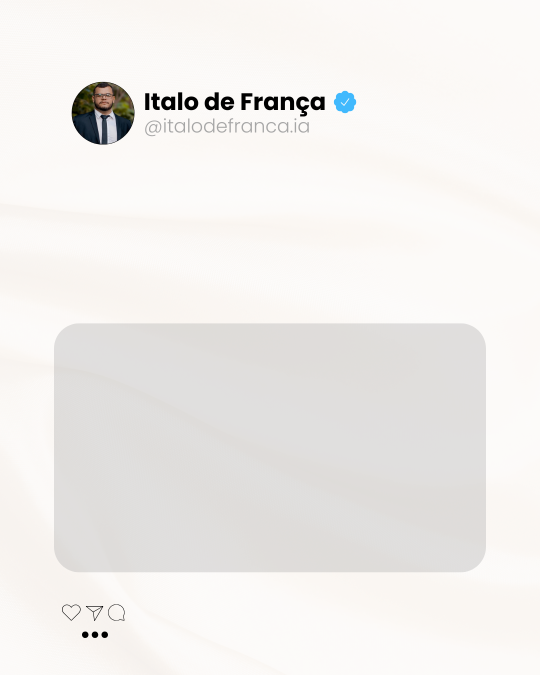
#> input picture Ney Italo de França - Post Twitter.png, 1080 x 1350 px, found by its file name (shown at 1/2 size); the run also reads 1 picture not shown here
$ python 'POST_AUTOMÁTICOS.py'
#> lines starting #> are read from the running program, lines starting #| are printed output that depends on the picture; after the words box and inside, x2 and y2 are one past the last pixel; in counts of white or black regions, pixels touching at a corner belong together; pictures that were not available may be replaced by others from this repository, and a replacement may not be noted
from PIL import Image, ImageDraw, ImageFont, ImageOps
import textwrap
import os

def draw_text_with_wrapping(draw, text, font, max_width, x, y, max_height, line_spacing=10):
    lines = []
    for paragraph in text.split('\n'):
        wrapped = textwrap.wrap(paragraph, width=100)
        for line in wrapped:
            while True:
                line_width = font.getbbox(line)[2] - font.getbbox(line)[0]
                if line_width <= max_width:
                    break
                cutoff = len(line)
                while cutoff > 0 and (font.getbbox(line[:cutoff])[2] - font.getbbox(line[:cutoff])[0]) > max_width:
                    cutoff -= 1
                lines.append(line[:cutoff])
                line = line[cutoff:]
            lines.append(line)

    for line in lines:
        if y + (font.getbbox(line)[3] - font.getbbox(line)[1]) > max_height:
            break
        draw.text((x, y), line, font=font, fill=(0, 0, 0))
        line_height = font.getbbox(line)[3] - font.getbbox(line)[1]
        y += line_height + line_spacing
    return y

def add_rounded_image_fixed(base_img, add_img_path, box, radius=30):
    x0, y0, x1, y1 = box
    target_width = x1 - x0
    target_height = y1 - y0

    add_img = Image.open(add_img_path).convert("RGBA")
    add_img = add_img.resize((target_width, target_height))

    mask = Image.new('L', (target_width, target_height), 0)
    draw = ImageDraw.Draw(mask)
    draw.rounded_rectangle((0, 0, target_width, target_height), radius=radius, fill=255)
    add_img.putalpha(mask)

    base_img.paste(add_img, (x0, y0), mask=add_img)
    return base_img

def render_template_with_text_and_image(
    template_path, output_path, user_text, image_to_add_path,
    font_path=None, font_size=32):

#> called with output_path = 'saida_final.jpg', image_to_add_path = 'C:\\Users\\Seals\\Desktop\\Home.png', font_path = 'arial.ttf', font_size = 36
    base = Image.open(template_path).convert("RGB")
    draw = ImageDraw.Draw(base)

    font = ImageFont.truetype(font_path or "arial.ttf", font_size)

    # Regiões fixas do template
    text_x0, text_y0 = 115, 325
    text_x1, text_y1 = 966, 625
    image_x0, image_y0 = 122, 664
    image_x1, image_y1 = 955, 1129

    max_text_width = text_x1 - text_x0
    max_text_height = text_y1 - text_y0

    final_text_bottom = draw_text_with_wrapping(
        draw, user_text, font, max_text_width, text_x0, text_y0, max_height=text_y1
    )
#> final_text_bottom = 622

    image_box = (image_x0, image_y0, image_x1, image_y1)
    base = add_rounded_image_fixed(base, image_to_add_path, image_box)
#> in add_rounded_image_fixed, add_img is the input picture: PIL image 1080x1350 RGBA; mean R, G, B, A 240.1, 237.8, 235.6, 255
#> in add_rounded_image_fixed, `add_img = add_img.resize((target_width, target_height))`:
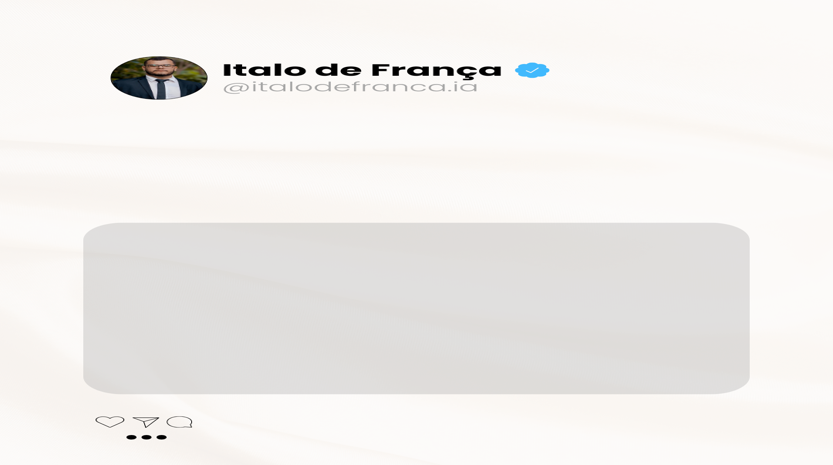
#> add_img: PIL image 833x465 RGBA; mean R, G, B, A 240.1, 237.8, 235.6, 255
#> in add_rounded_image_fixed, `mask = Image.new('L', (target_width, target_height), 0)`: mask: PIL image 833x465 L; every value is 0
#> in add_rounded_image_fixed, `add_img.putalpha(mask)`:
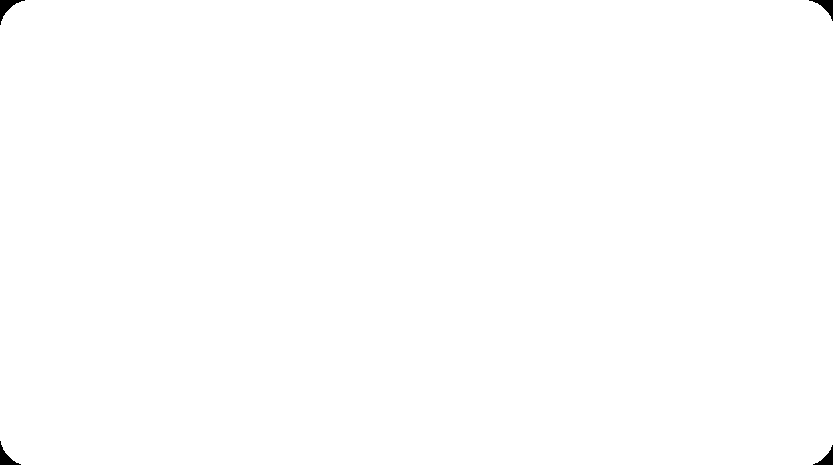
#> mask: PIL image 833x465 L; 99.8% white; 4 black regions, box (x1, y1, x2, y2) and area: (0, 0, 25, 25) 203, (809, 0, 833, 21) 178, (0, 441, 21, 465) 178, (813, 445, 833, 465) 154
#> in add_rounded_image_fixed, `base_img.paste(add_img, (x0, y0), mask=add_img)`:
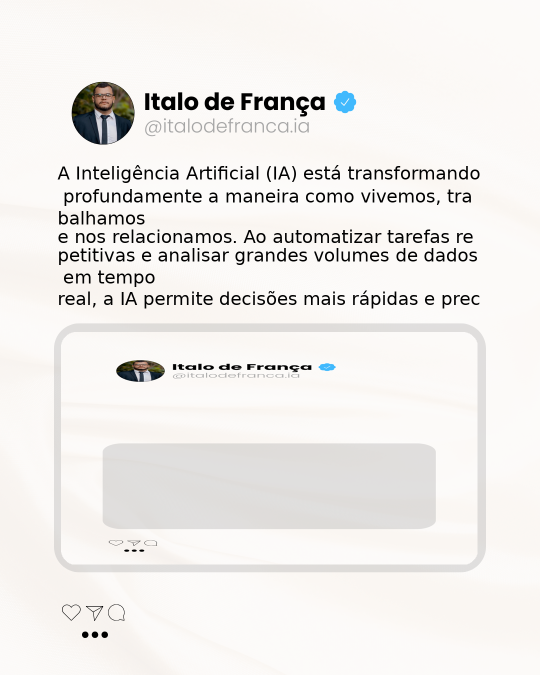
#> base_img: PIL image 1080x1350 RGB (shown at 1/2 size); mean R, G, B 238.9, 236.6, 234.2
    base.save(output_path)


# EXEMPLO DE USO
if __name__ == "__main__":
    render_template_with_text_and_image(
        template_path=r"C:\Users\Seals\Desktop\Ney Italo de França - Post Twitter.png",           # Caminho do template
        output_path="saida_final.jpg",          # Saída final
        user_text="""A Inteligência Artificial (IA) está transformando profundamente a maneira como vivemos, trabalhamos e nos relacionamos. Ao automatizar tarefas repetitivas e analisar grandes volumes de dados em tempo real, a IA permite decisões mais rápidas e precisas.
Seus impactos positivos são vastos: na medicina, auxilia no diagnóstico precoce de doenças; na educação, personaliza o aprendizado; na indústria, otimiza processos; e no cotidiano, torna serviços mais acessíveis e eficientes.
Mais do que uma ferramenta, a IA representa uma extensão da capacidade humana — um aliado poderoso na construção de um futuro mais inteligente, ético e sustentável.
""",
        image_to_add_path=r"C:\Users\Seals\Desktop\Home.png",  # Caminho para imagem representativa"
        font_path="arial.ttf",
        font_size=36
    )
